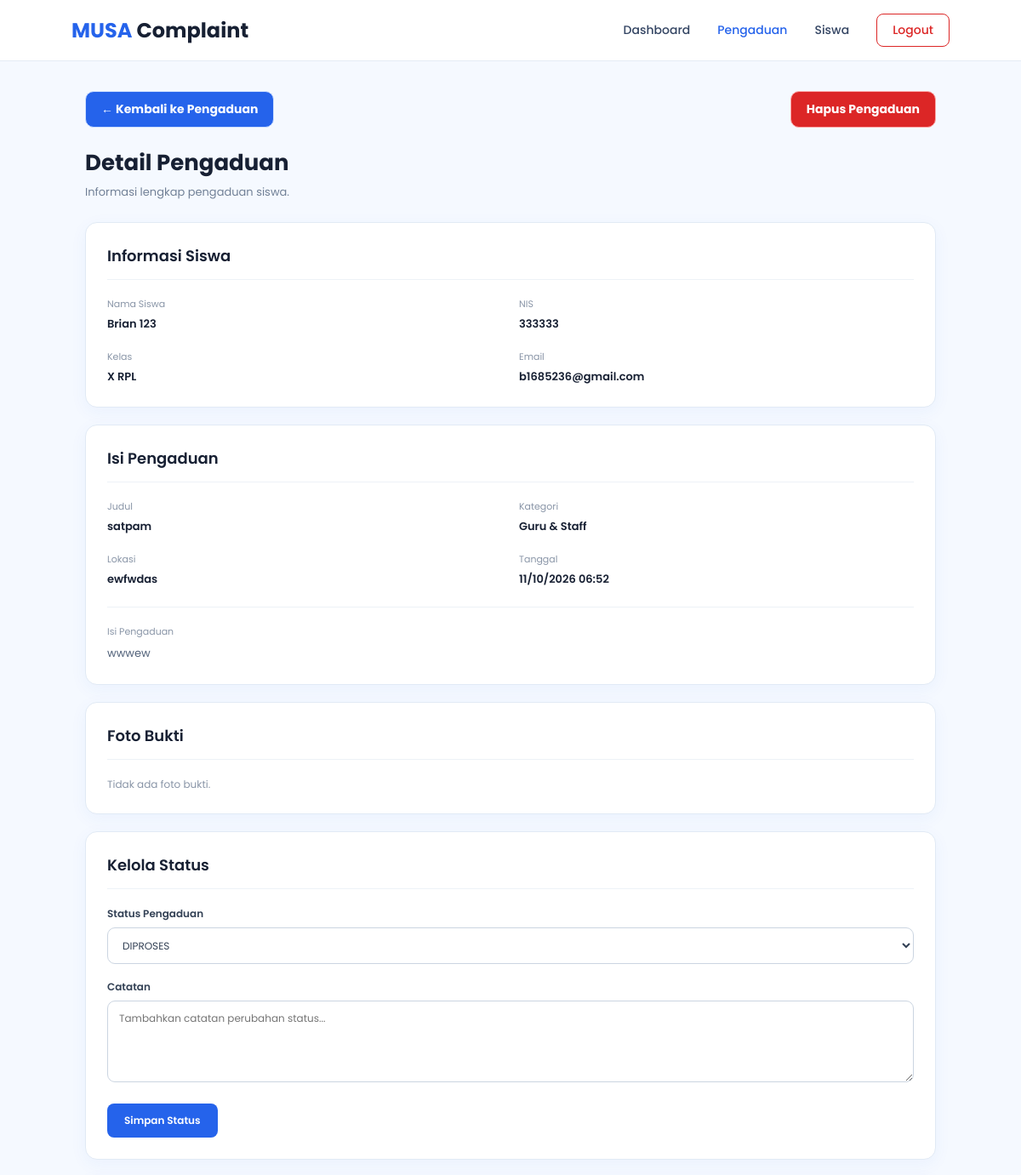
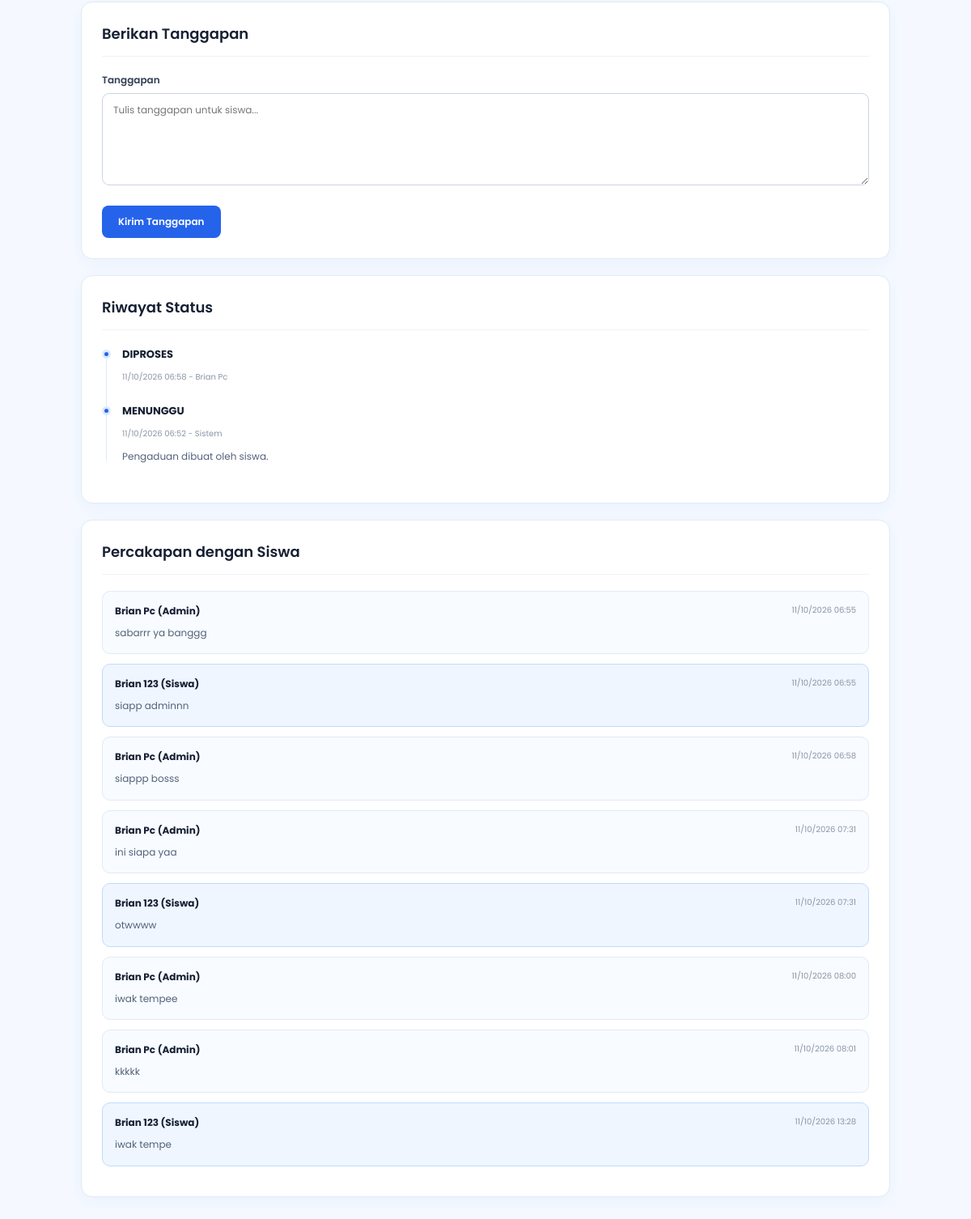
Page /admin/detail_pengaduan.php?id=32 (signed in) on the committed database (2 pictures, top to bottom).
### tables this page shows
CREATE TABLE `pengaduan` (
  `id_pengaduan` int UNSIGNED NOT NULL,
  `id_siswa` int UNSIGNED NOT NULL,
  `id_kategori` int UNSIGNED NOT NULL,
  `id_status` int UNSIGNED NOT NULL,
  `judul` varchar(200) NOT NULL,
  `isi_pengaduan` text NOT NULL,
  `lokasi` varchar(255) DEFAULT NULL,
  `created_at` timestamp NULL DEFAULT CURRENT_TIMESTAMP,
  `updated_at` timestamp NULL DEFAULT CURRENT_TIMESTAMP ON UPDATE CURRENT_TIMESTAMP,
  `dilihat_siswa_at` datetime DEFAULT NULL
);

CREATE TABLE `siswa` (
  `id_siswa` int UNSIGNED NOT NULL,
  `nis` varchar(30) NOT NULL,
  `nama` varchar(100) NOT NULL,
  `kelas` varchar(50) NOT NULL,
  `email` varchar(100) NOT NULL,
  `username` varchar(50) NOT NULL,
  `password` varchar(255) NOT NULL,
  `role` enum('siswa') NOT NULL DEFAULT 'siswa',
  `created_at` timestamp NULL DEFAULT CURRENT_TIMESTAMP,
  `foto` text
);

CREATE TABLE `kategori` (
  `id_kategori` int UNSIGNED NOT NULL,
  `nama_kategori` varchar(100) NOT NULL,
  `deskripsi` text
);

CREATE TABLE `status_pengaduan` (
  `id_status` int UNSIGNED NOT NULL,
  `nama_status` varchar(50) NOT NULL,
  `deskripsi` text
);

CREATE TABLE `riwayat_status` (
  `id_riwayat` int UNSIGNED NOT NULL,
  `id_pengaduan` int UNSIGNED NOT NULL,
  `id_status` int UNSIGNED NOT NULL,
  `id_admin` int UNSIGNED DEFAULT NULL,
  `catatan` text,
  `created_at` timestamp NULL DEFAULT CURRENT_TIMESTAMP
);

CREATE TABLE `tanggapan` (
  `id_tanggapan` int UNSIGNED NOT NULL,
  `id_pengaduan` int UNSIGNED NOT NULL,
  `id_admin` int UNSIGNED DEFAULT NULL,
  `isi_tanggapan` text NOT NULL,
  `created_at` timestamp NULL DEFAULT CURRENT_TIMESTAMP,
  `pengirim` enum('admin','siswa') NOT NULL DEFAULT 'admin',
  `id_siswa` int DEFAULT NULL,
  `dihapus_siswa_at` datetime DEFAULT NULL
);

### admin/detail_pengaduan.php (the view, shortened to what this page needs)
<?php
require_once "../config/database.php";
$id_pengaduan = (int) $_GET["id"];
$stmt = $conn->prepare("
    SELECT
        p.*,
        s.nama AS nama_siswa,
        s.nis,
        s.kelas,
        s.email AS email_siswa,
        k.nama_kategori,
        sp.nama_status
    FROM pengaduan p
    INNER JOIN siswa s
        ON p.id_siswa = s.id_siswa
    INNER JOIN kategori k
        ON p.id_kategori = k.id_kategori
    INNER JOIN status_pengaduan sp
        ON p.id_status = sp.id_status
    WHERE p.id_pengaduan = ?
");
$stmt->bind_param(
    "i",
    $id_pengaduan
);
$stmt->execute();
$result = $stmt->get_result();
$pengaduan = $result->fetch_assoc();
$status_query = $conn->query("
    SELECT
        id_status,
        nama_status
    FROM status_pengaduan
    ORDER BY id_status ASC
");
$stmt_lampiran = $conn->prepare("
    SELECT
        nama_file,
        path_file,
        tipe_file
    FROM lampiran
    WHERE id_pengaduan = ?
    ORDER BY created_at ASC
");
$stmt_lampiran->bind_param(
    "i",
    $id_pengaduan
);
$stmt_lampiran->execute();
$lampiran = $stmt_lampiran->get_result();
$stmt_riwayat = $conn->prepare("
    SELECT
        rs.catatan,
        rs.created_at,
        sp.nama_status,
        a.nama AS nama_admin
    FROM riwayat_status rs
    INNER JOIN status_pengaduan sp
        ON rs.id_status = sp.id_status
    LEFT JOIN admin a
        ON rs.id_admin = a.id_admin
    WHERE rs.id_pengaduan = ?
    ORDER BY rs.created_at DESC
");
$stmt_riwayat->bind_param(
    "i",
    $id_pengaduan
);
$stmt_riwayat->execute();
$riwayat = $stmt_riwayat->get_result();
$stmt_tanggapan = $conn->prepare("
    SELECT
        t.isi_tanggapan,
        t.created_at,
        t.pengirim,
        t.dihapus_siswa_at,
        a.nama AS nama_admin
    FROM tanggapan t
    LEFT JOIN admin a
        ON t.id_admin = a.id_admin
    WHERE t.id_pengaduan = ?
    ORDER BY t.created_at ASC, t.id_tanggapan ASC
");
$stmt_tanggapan->bind_param(
    "i",
    $id_pengaduan
);
$stmt_tanggapan->execute();
$tanggapan = $stmt_tanggapan->get_result();
?>
<!DOCTYPE html>
<html lang="id">
<head>
    <link
        rel="stylesheet"
        href="../asests/css/admin_detail_pengaduan.css"
    >
</head>
<body>
<nav class="navbar">
    <a
        href="admin_dashboard.php"
        class="logo"
    >
        <span>MUSA</span> Complaint
    </a>
    <div class="nav-menu">
        <a href="admin_dashboard.php">
            Dashboard
        </a>
        <a
            href="pengaduan.php"
            class="active"
        >
            Pengaduan
        </a>
        <a href="#">
            Siswa
        </a>
        <a href="../akun/logout.php">
            Logout
        </a>
    </div>
</nav>
<main class="container">
<div class="page-header">
    <div class="page-top">
        <a
            href="pengaduan.php"
            class="back-button"
        >
            ← Kembali ke Pengaduan
        </a>
        <form method="post" id="formHapus">
            <button
                type="submit"
                class="btn-delete"
            >
                Hapus Pengaduan
            </button>
        </form>
    </div>
    <h1>
        Detail Pengaduan
    </h1>
    <p>
        Informasi lengkap pengaduan siswa.
    </p>
</div>
    <section class="card">
        <div class="card-title">
            <h2>
                Informasi Siswa
            </h2>
        </div>
        <div class="student-grid">
            <div class="info-item">
                <span>
                    Nama Siswa
                </span>
                <strong>
                    <?= htmlspecialchars(
                        $pengaduan["nama_siswa"]
                    ); ?>
                </strong>
            </div>
            <div class="info-item">
                <span>
                    NIS
                </span>
                <strong>
                    <?= htmlspecialchars(
                        $pengaduan["nis"]
                    ); ?>
                </strong>
            </div>
            <div class="info-item">
                <span>
                    Kelas
                </span>
                <strong>
                    <?= htmlspecialchars(
                        $pengaduan["kelas"]
                    ); ?>
                </strong>
            </div>
            <div class="info-item">
                <span>
                    Email
                </span>
                <strong>
                    <?= htmlspecialchars(
                        $pengaduan["email_siswa"]
                    ); ?>
                </strong>
            </div>
        </div>
    </section>
    <section class="card">
        <div class="card-title">
            <h2>
                Isi Pengaduan
            </h2>
        </div>
        <div class="detail-grid">
            <div class="detail-item">
                <span>
                    Judul
                </span>
                <strong>
                    <?= htmlspecialchars(
                        $pengaduan["judul"]
                    ); ?>
                </strong>
            </div>
            <div class="detail-item">
                <span>
                    Kategori
                </span>
                <strong>
                    <?= htmlspecialchars(
                        $pengaduan["nama_kategori"]
                    ); ?>
                </strong>
            </div>
            <div class="detail-item">
                <span>
                    Lokasi
                </span>
                <strong>
                    <?= htmlspecialchars(
                        $pengaduan["lokasi"]
                    ); ?>
                </strong>
            </div>
            <div class="detail-item">
                <span>
                    Tanggal
                </span>
                <strong>
                    <?= date(
                        "d/m/Y H:i",
                        strtotime(
                            $pengaduan["created_at"]
                        )
                    ); ?>
                </strong>
            </div>
        </div>
        <div class="complaint-content">
            <span>
                Isi Pengaduan
            </span>
            <p>
                <?= nl2br(
                    htmlspecialchars(
                        $pengaduan["isi_pengaduan"]
                    )
                ); ?>
            </p>
        </div>
    </section>
    <section class="card">
        <div class="card-title">
            <h2>
                Foto Bukti
            </h2>
        </div>
        <?php if ($lampiran->num_rows > 0): ?>
            <div class="foto-bukti">
                <?php while ($file = $lampiran->fetch_assoc()): ?>
                    <?php if (
                        strpos(
                            $file["tipe_file"],
                            "image/"
                        ) === 0
                    ): ?>
                        <div class="foto-item">
                            <img
                                src="../<?= htmlspecialchars(
                                    $file["path_file"]
                                ); ?>"
                                alt="Foto bukti pengaduan"
                            >
                            <p>
                                <?= htmlspecialchars(
                                    $file["nama_file"]
                                ); ?>
                            </p>
                        </div>
                    <?php endif; ?>
                <?php endwhile; ?>
            </div>
        <?php else: ?>
            <p class="empty">
                Tidak ada foto bukti.
            </p>
        <?php endif; ?>
    </section>
    <section class="card">
        <div class="card-title">
            <h2>
                Kelola Status
            </h2>
        </div>
        <form method="POST">
            <div class="form-group">
                <label>
                    Status Pengaduan
                </label>
                <select
                    name="id_status"
                    required
                >
                    <?php while (
                        $status = $status_query->fetch_assoc()
                    ): ?>
                        <option
                            value="<?= $status["id_status"]; ?>"
                            <?= (
                                $status["id_status"]
                                == $pengaduan["id_status"]
                            )
                                ? "selected"
                                : ""; ?>
                        >
                            <?= htmlspecialchars(
                                $status["nama_status"]
                            ); ?>
                        </option>
                    <?php endwhile; ?>
                </select>
            </div>
            <div class="form-group">
                <label>
                    Catatan
                </label>
                <textarea
                    name="catatan"
                    rows="4"
                    placeholder="Tambahkan catatan perubahan status..."
                ></textarea>
            </div>
            <button
                type="submit"
                name="ubah_status"
                class="primary-button"
            >
                Simpan Status
            </button>
        </form>
    </section>
    <section class="card">
        <div class="card-title">
            <h2>
                Berikan Tanggapan
            </h2>
        </div>
        <form method="POST">
            <div class="form-group">
                <label>
                    Tanggapan
                </label>
                <textarea
                    name="isi_tanggapan"
                    rows="5"
                    placeholder="Tulis tanggapan untuk siswa..."
                    required
                ></textarea>
            </div>
            <button
                type="submit"
                name="kirim_tanggapan"
                class="primary-button"
            >
                Kirim Tanggapan
            </button>
        </form>
    </section>
    <section class="card">
        <div class="card-title">
            <h2>
                Riwayat Status
            </h2>
        </div>
        <?php if ($riwayat->num_rows > 0): ?>
            <div class="timeline">
                <?php while (
                    $item = $riwayat->fetch_assoc()
                ): ?>
                    <div class="timeline-item">
                        <div class="timeline-dot"></div>
                        <div class="timeline-content">
                            <strong>
                                <?= htmlspecialchars(
                                    $item["nama_status"]
                                ); ?>
                            </strong>
                            <span>
                                <?= date(
                                    "d/m/Y H:i",
                                    strtotime(
                                        $item["created_at"]
                                    )
                                ); ?>
                                -
                                <?= htmlspecialchars(
                                    $item["nama_admin"]
                                    ?? "Sistem"
                                ); ?>
                            </span>
                            <?php if (
                                !empty($item["catatan"])
                            ): ?>
                                <p>
                                    <?= nl2br(
                                        htmlspecialchars(
                                            $item["catatan"]
                                        )
                                    ); ?>
                                </p>
                            <?php endif; ?>
                        </div>
                    </div>
                <?php endwhile; ?>
            </div>
        <?php else: ?>
            <p class="empty">
                Belum ada riwayat status.
            </p>
        <?php endif; ?>
    </section>
    <section class="card">
        <div class="card-title">
            <h2>
                Percakapan dengan Siswa
            </h2>
        </div>
        <?php if ($tanggapan->num_rows > 0): ?>
            <div class="response-list">
                <?php while (
                    $item = $tanggapan->fetch_assoc()
                ): ?>
                    <div class="response-item" <?= ($item["pengirim"] ?? "admin") === "siswa" ? 'style="background:#eff6ff;border-color:#bfdbfe"' : ""; ?>>
                        <div class="response-header">
                            <strong>
                                <?php if (($item["pengirim"] ?? "admin") === "siswa"): ?>
                                    <?= htmlspecialchars($pengaduan["nama_siswa"]); ?> (Siswa)
                                <?php else: ?>
                                    <?= htmlspecialchars($item["nama_admin"] ?? "Admin"); ?> (Admin)
                                <?php endif; ?>
                            </strong>
                            <span>
                                <?= date(
                                    "d/m/Y H:i",
                                    strtotime(
                                        $item["created_at"]
                                    )
                                ); ?>
                            </span>
                        </div>
                        <p>
                            <?= nl2br(
                                htmlspecialchars(
                                    $item["isi_tanggapan"]
                                )
                            ); ?>
                        </p>
                    </div>
                <?php endwhile; ?>
            </div>
        <?php else: ?>
            <p class="empty">
                Belum ada tanggapan dari admin.
            </p>
        <?php endif; ?>
    </section>
</main>
</body>
</html>

### rows in the picture
pengaduan: id_siswa.nama "Brian 123", id_siswa.nis "333333", id_siswa.kelas "X RPL", id_siswa.email "b1685236@gmail.com", judul "satpam", id_kategori.nama_kategori "Guru & Staff", lokasi "ewfwdas", created_at "11/10/2026 06:52", isi_pengaduan "wwwew", id_status "DIPROSES"
riwayat_status: id_status.nama_status "DIPROSES", created_at "11/10/2026 06:58", id_admin.nama "Brian Pc"
riwayat_status: id_status.nama_status "MENUNGGU", created_at "11/10/2026 06:52", nama_admin "Sistem", catatan "Pengaduan dibuat oleh siswa."
tanggapan: id_admin.nama "Brian Pc", created_at "11/10/2026 06:55", isi_tanggapan "sabarrr ya banggg"
tanggapan: id_siswa.nama "Brian 123", created_at "11/10/2026 06:55", isi_tanggapan "siapp adminnn"
tanggapan: id_admin.nama "Brian Pc", created_at "11/10/2026 06:58", isi_tanggapan "siappp bosss"
tanggapan: id_admin.nama "Brian Pc", created_at "11/10/2026 07:31", isi_tanggapan "ini siapa yaa"
tanggapan: id_siswa.nama "Brian 123", created_at "11/10/2026 07:31", isi_tanggapan "otwwww"
tanggapan: id_admin.nama "Brian Pc", created_at "11/10/2026 08:00", isi_tanggapan "iwak tempee"
tanggapan: id_admin.nama "Brian Pc", created_at "11/10/2026 08:01", isi_tanggapan "kkkkk"
tanggapan: id_siswa.nama "Brian 123", created_at "11/10/2026 13:28", isi_tanggapan "iwak tempe"
